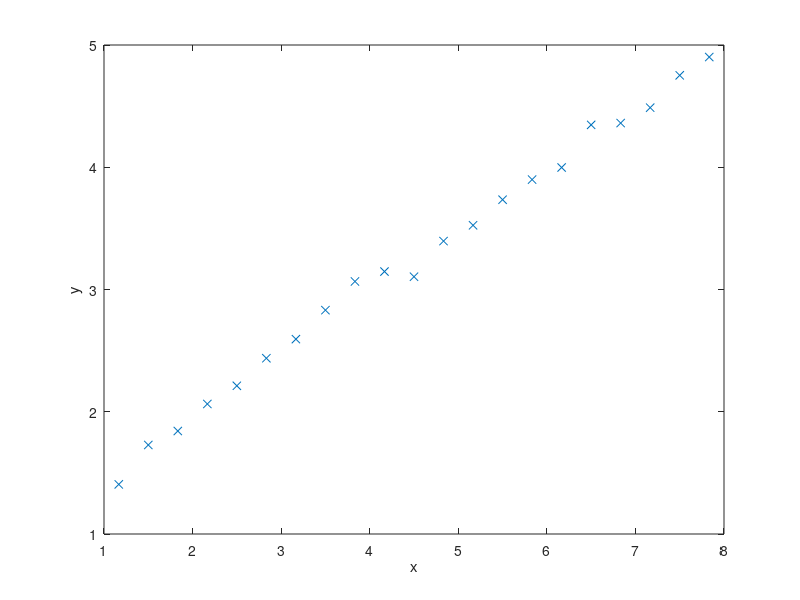
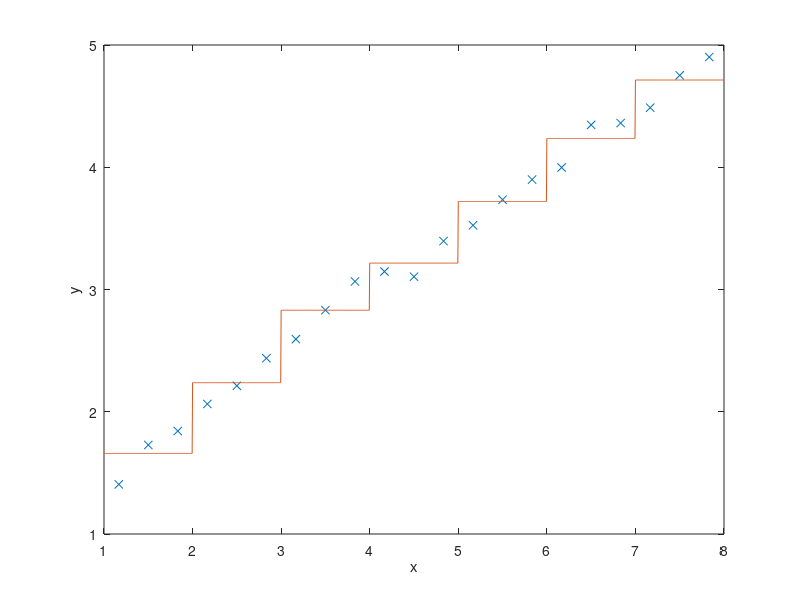

Write the MATLAB code that produced these figures, in order.


x = (1:0.3333333:7.6667) + 0.166666;
y = 1 + 0.5*x + randn(1,length(x))*0.08;
hold off; plot(x,y, 'x'); hold on; 
xlabel('x');
ylabel('y');

print -depsc linearData0.eps

for i=1:10,
  val(i) = mean(y(find(i <= x & x <= i+1)));
end;

xx = 1:0.005:8;
yy = val(floor(xx));
plot(xx,yy);

print -depsc staircase0.eps
